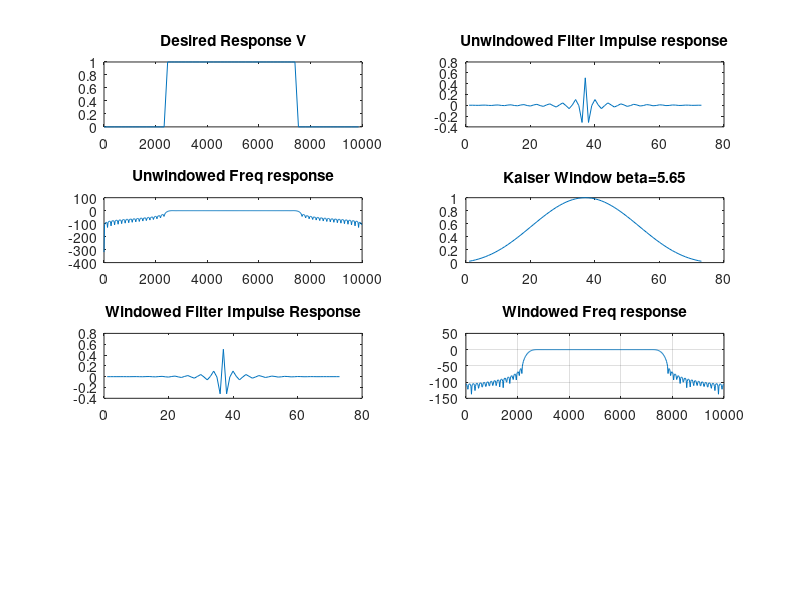

This figure's MATLAB source: (Note: this script raises an error after producing the figure.)
% A HP filter window design criteria
% Fs = 10Khz, Fc = 2.5kHz, Ft = 0.5kHz, A = 60dB
% 2.5kHz (1dB down) and 60dB at 2kHz
% N = 73.49 (initial estimation)
% L = 18.25 (initial estimation)
fc = 2500;
fa = 2000;
fs = 10000;

N = 73;
L = 18;

odd = mod(N,2); % check if odd or even
even = not(odd);

V = ones(N,1);
V(1:L+even) = zeros(L+even,1);
V(N-L+1:N) =zeros(L,1);
x=fs*[0:N-1]/N;
clf;

subplot(4,2,1);
plot(x,V); title('Desired Response V');
v=fftshift(real(ifft(V)));

subplot(4,2,2);
plot(v); title('Unwindowed Filter Impulse response');
x=fs*[0:511]/512;

subplot(4,2,3);
plot(x,20*log10(abs(fft(v,512))));title('Unwindowed Freq response');
w=kaiser(N+even,5.65);

subplot(4,2,4);
plot(w); title('Kaiser Window beta=5.65');
f=v.*w(1:N);

subplot(4,2,5);
plot(f); title('Windowed Filter Impulse Response');

subplot(4,2,6);
plot(x,20*log10(abs(fft(f,512)))); title('Windowed Freq response');
grid;

s1 = (fa/(fs/2));
s2 = (fc/(fs/2));
Q=remez(N,[0 s1 s2 1],[0 0 1 1], 'h');

subplot(4,2,7);
plot(Q); title('Optimal Impulse Response');
x=[0:511]*fs/512;

subplot(4,2,8);
plot(x,20*log10(abs(fft(Q,512)))); title('Optimal HP Filter');